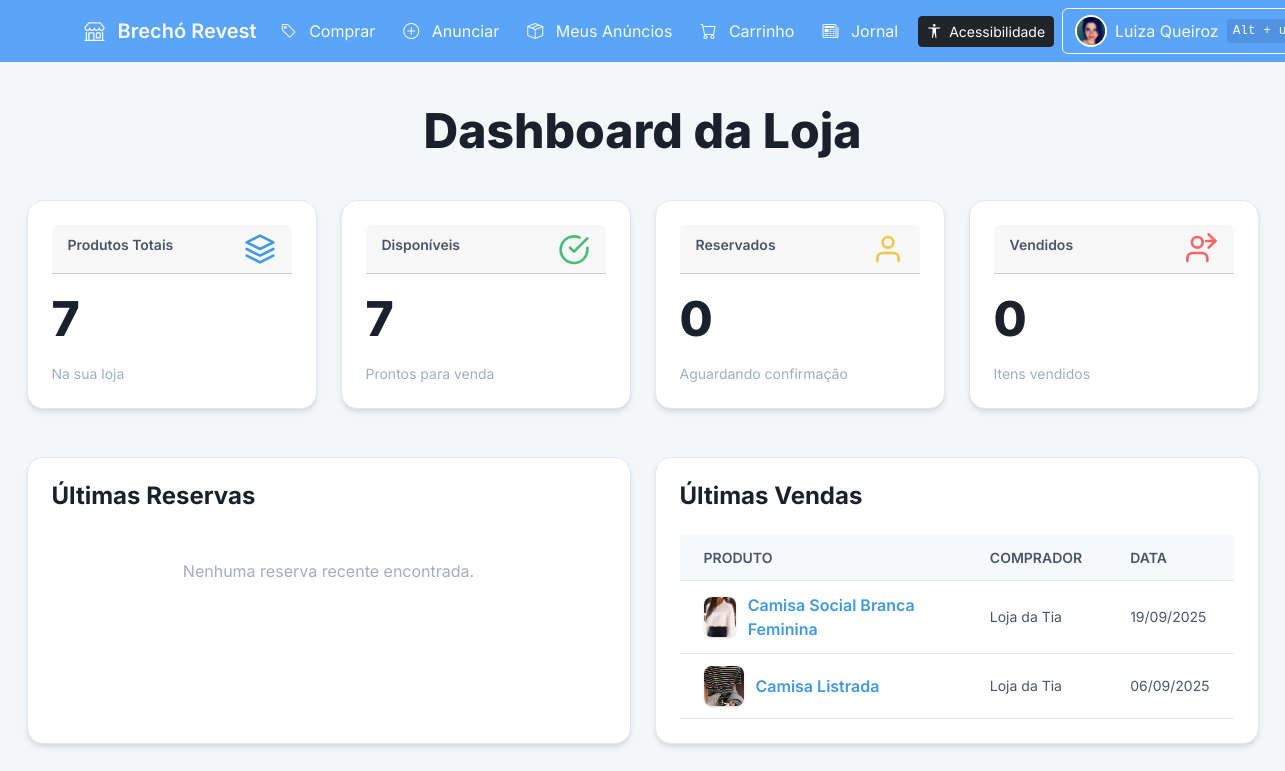
/dashboard_vendedor.php (signed in), run on an earlier commit of the app's database.
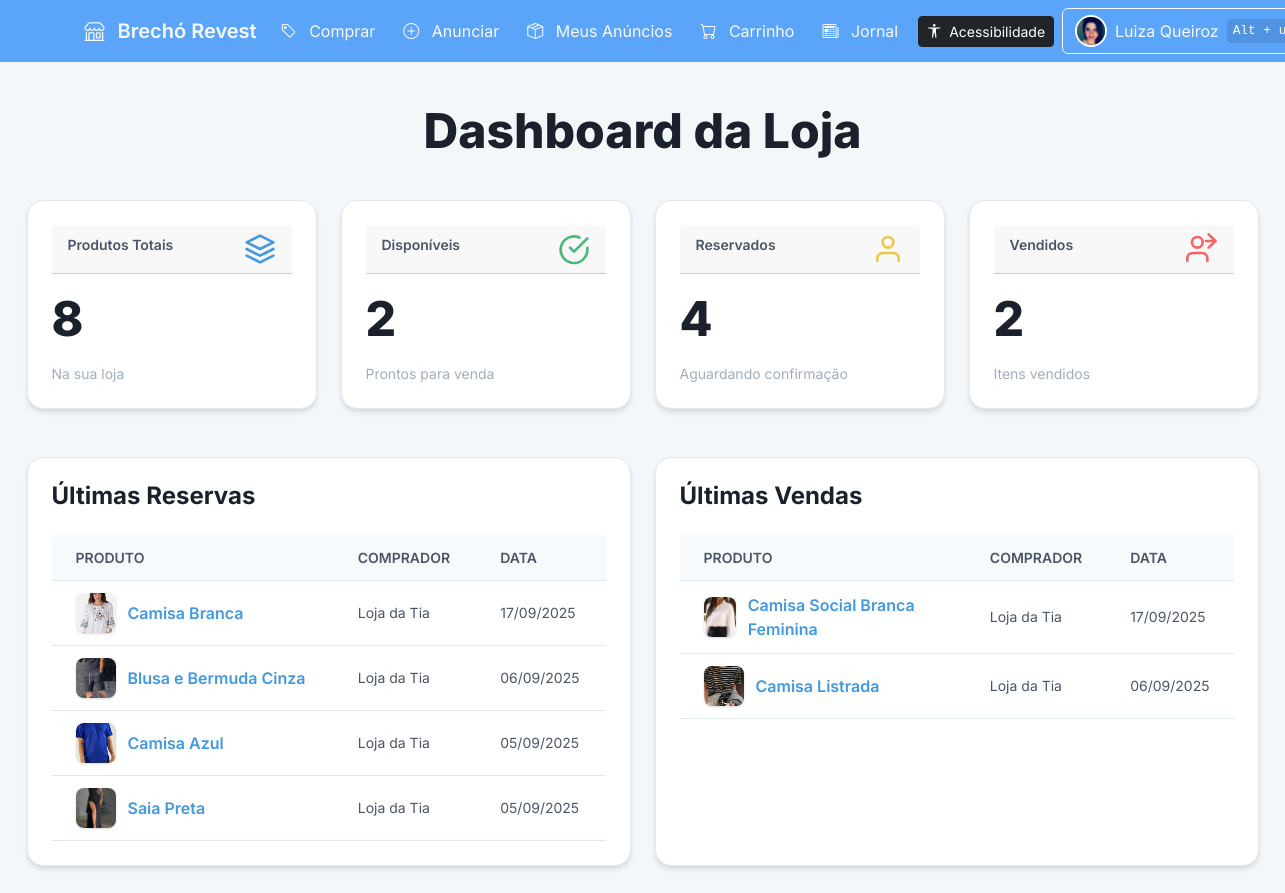
And on a later commit of the database.
### tables this page shows
CREATE TABLE `vendas` (
  `id` int(11) NOT NULL,
  `produto_id` int(11) NOT NULL,
  `comprador_id` int(11) NOT NULL,
  `usuario_id` int(11) DEFAULT NULL,
  `data_venda` timestamp NOT NULL DEFAULT current_timestamp()
);

CREATE TABLE `produtos` (
  `id` int(11) NOT NULL,
  `nome` varchar(255) NOT NULL,
  `descricao` text DEFAULT NULL,
  `preco` decimal(10,2) DEFAULT NULL,
  `imagem` text DEFAULT NULL,
  `data_cadastro` timestamp NOT NULL DEFAULT current_timestamp(),
  `tamanho` varchar(50) DEFAULT NULL,
  `telefone` varchar(50) DEFAULT NULL,
  `pagamento` varchar(255) DEFAULT NULL,
  `usuario_id` int(11) DEFAULT NULL,
  `status_reserva` enum('disponivel','reservado','vendido') NOT NULL DEFAULT 'disponivel',
  `tipo_roupa` varchar(50) DEFAULT NULL,
  `estilo` varchar(50) DEFAULT NULL,
  `cor` varchar(50) DEFAULT NULL,
  `materiais` varchar(255) DEFAULT NULL,
  `bairro` varchar(255) DEFAULT NULL,
  `status` varchar(20) DEFAULT 'disponivel',
  `comprador_id` int(11) DEFAULT NULL
);

CREATE TABLE `usuarios` (
  `id` int(11) NOT NULL,
  `nome` varchar(255) DEFAULT NULL,
  `email` varchar(255) DEFAULT NULL,
  `senha` varchar(255) DEFAULT NULL,
  `tipo` enum('usuario','loja') DEFAULT 'usuario',
  `telefone` varchar(20) DEFAULT NULL,
  `instagram` varchar(255) DEFAULT NULL,
  `facebook` varchar(255) DEFAULT NULL,
  `tiktok` varchar(255) DEFAULT NULL,
  `twitter` varchar(255) DEFAULT NULL,
  `whatsapp` varchar(255) DEFAULT NULL,
  `first_login` tinyint(1) DEFAULT 1,
  `nome_loja` varchar(255) DEFAULT NULL,
  `foto_perfil` varchar(255) DEFAULT NULL,
  `cep` varchar(10) DEFAULT NULL,
  `rua` varchar(255) DEFAULT NULL,
  `numero` varchar(20) DEFAULT NULL,
  `complemento` varchar(255) DEFAULT NULL,
  `bairro` varchar(255) DEFAULT NULL,
  `cidade` varchar(255) DEFAULT NULL,
  `estado` varchar(50) DEFAULT NULL,
  `reset_token` varchar(255) DEFAULT NULL,
  `reset_token_exp` datetime DEFAULT NULL,
  `reset_code` varchar(10) DEFAULT NULL,
  `reset_code_exp` datetime DEFAULT NULL,
  `senha_seguranca` varchar(255) DEFAULT NULL
);

### public/dashboard_vendedor.php (called while the page is built)
<?php
include __DIR__ . '/../app/core/conexao.php';
include __DIR__ . '/../app/logic/dashboard_vendedor.php';
include __DIR__ . '/../app/views/dashboard_vendedor.php';
?>

### app/logic/dashboard_vendedor.php (called while the page is built, shortened)
<?php
$id_usuario = $_SESSION['usuario']['id'] ?? null;
include_once __DIR__ . '/../core/conexao.php';
include_once __DIR__ . '/../includes/header.php';
$sql_contadores = "SELECT * FROM relatorio_vendas_por_usuario WHERE usuario_id = ?";
$stmt_contadores = $con->prepare($sql_contadores);
$stmt_contadores->bind_param("i", $id_usuario);
$stmt_contadores->execute();
$result_contadores = $stmt_contadores->get_result();
$row_contadores = $result_contadores->fetch_assoc();
$total_produtos = $row_contadores['total_produtos'] ?? 0;
$produtos_disponiveis = $row_contadores['total_disponiveis'] ?? 0;
$produtos_reservados = $row_contadores['total_reservados'] ?? 0;
$produtos_vendidos = $row_contadores['total_vendidos'] ?? 0;
$sql_reservados = "SELECT
    p.nome AS produto_nome,
    p.imagem,
    p.id,
    p.data_cadastro,
    u.nome AS comprador_nome
FROM
    produtos p
JOIN
    usuarios u ON p.comprador_id = u.id
WHERE
    p.usuario_id = ? AND p.status_reserva = 'reservado'
ORDER BY
    p.data_cadastro DESC
LIMIT 5";
$stmt_reservados = $con->prepare($sql_reservados);
$stmt_reservados->bind_param("i", $id_usuario);
$stmt_reservados->execute();
$produtos_reservados_recentes = $stmt_reservados->get_result()->fetch_all(MYSQLI_ASSOC);
$sql_vendas = "SELECT
    v.data_venda,
    p.nome AS produto_nome,
    p.imagem,
    p.id,
    u.nome AS comprador_nome
FROM
    vendas v
JOIN
    produtos p ON v.produto_id = p.id
JOIN
    usuarios u ON v.comprador_id = u.id
WHERE
    v.usuario_id = ?
ORDER BY
    v.data_venda DESC
LIMIT 5";
$stmt_vendas = $con->prepare($sql_vendas);
$stmt_vendas->bind_param("i", $id_usuario);
$stmt_vendas->execute();
$vendas_recentes = $stmt_vendas->get_result()->fetch_all(MYSQLI_ASSOC);
?>

### app/views/dashboard_vendedor.php (the view, shortened to what the changed rows need)
<!DOCTYPE html>
<html lang="pt-br">
<head>
</head>
<body class="antialiased">
    <div class="dashboard-container">
        <h1 class="main-heading">Dashboard da Loja</h1>
        <div class="stats-grid">
            <div class="card">
                <div class="card-header">
                    <span class="card-title">Produtos Totais</span>
                    <svg xmlns="http://www.w3.org/2000/svg" class="card-icon icon-blue" viewBox="0 0 24 24" fill="none" stroke="currentColor" stroke-width="2" stroke-linecap="round" stroke-linejoin="round">
                        <path d="M12 2L2 7l10 5 10-5-10-5zM2 17l10 5 10-5M2 12l10 5 10-5"></path>
                    </svg>
                </div>
                <h2 class="card-value"><?php echo htmlspecialchars($total_produtos); ?></h2>
                <span class="card-text">Na sua loja</span>
            </div>
            <div class="card">
                <div class="card-header">
                    <span class="card-title">Disponíveis</span>
                    <svg xmlns="http://www.w3.org/2000/svg" class="card-icon icon-green" viewBox="0 0 24 24" fill="none" stroke="currentColor" stroke-width="2" stroke-linecap="round" stroke-linejoin="round">
                        <path d="M22 11.08V12a10 10 0 11-5.93-8.62"></path>
                        <path d="M22 4L12 14.01l-3-3"></path>
                    </svg>
                </div>
                <h2 class="card-value"><?php echo htmlspecialchars($produtos_disponiveis); ?></h2>
                <span class="card-text">Prontos para venda</span>
            </div>
            <div class="card">
                <div class="card-header">
                    <span class="card-title">Reservados</span>
                    <svg xmlns="http://www.w3.org/2000/svg" class="card-icon icon-yellow" viewBox="0 0 24 24" fill="none" stroke="currentColor" stroke-width="2" stroke-linecap="round" stroke-linejoin="round">
                        <path d="M20 21v-2a4 4 0 00-4-4H8a4 4 0 00-4 4v2"></path>
                        <circle cx="12" cy="7" r="4"></circle>
                    </svg>
                </div>
                <h2 class="card-value"><?php echo htmlspecialchars($produtos_reservados); ?></h2>
                <span class="card-text">Aguardando confirmação</span>
            </div>
            <a href="produtos_finalizados.php" style="text-decoration: none; color: inherit;">
                <div class="card">
                    <div class="card-header">
                        <span class="card-title">Vendidos</span>
                    </div>
                    <h2 class="card-value"><?php echo htmlspecialchars($produtos_vendidos); ?></h2>
                    <span class="card-text">Itens vendidos</span>
                </div>
            </a>
        </div>
        <div class="activity-grid">
            <div class="activity-card">
                <h3 class="activity-heading">Últimas Reservas</h3>
                <?php if (!empty($produtos_reservados_recentes)): ?>
                    <table class="recent-table">
                        <thead>
                            <tr>
                                <th>Produto</th>
                                <th>Comprador</th>
                                <th>Data</th>
                            </tr>
                        </thead>
                        <tbody>
                            <?php foreach ($produtos_reservados_recentes as $reserva): ?>
                            <tr data-row>
                                <td data-label="Produto:">
                                    <a href="ver_produto.php?id=<?php echo htmlspecialchars($reserva['id']); ?>" class="product-link">
                                        <?php
                                        $imagens = !empty($reserva['imagem']) ? unserialize($reserva['imagem']) : null;
                                        $primeira_imagem = !empty($imagens) ? $imagens[0] : 'https://placehold.co/40x40/e2e8f0/a0aec0?text=IMG';
                                        ?>
                                        <img src="../public/uploads/<?php echo htmlspecialchars($primeira_imagem); ?>" alt="Imagem do Produto" class="product-image">
                                        <span class="product-name"><?php echo htmlspecialchars($reserva['produto_nome']); ?></span>
                                    </a>
                                </td>
                                <td data-label="Comprador:" class="activity-info"><?php echo htmlspecialchars($reserva['comprador_nome']); ?></td>
                                <td class="activity-info"><?php echo date('d/m/Y', strtotime($reserva['data_cadastro'])); ?></td>
                            </tr>
                            <?php endforeach; ?>
                        </tbody>
                    </table>
                <?php else: ?>
                <p class="empty-state">Nenhuma reserva recente encontrada.</p>
                <?php endif; ?>
            </div>
            <div class="activity-card">
                <?php if (!empty($vendas_recentes)): ?>
                    <table class="recent-table">
                        <thead>
                            <tr>
                                <th>Produto</th>
                                <th>Comprador</th>
                                <th>Data</th>
                            </tr>
                        </thead>
                        <tbody>
                            <?php foreach ($vendas_recentes as $venda): ?>
                            <tr data-row>
                                <td data-label="Produto:">
                                    <a href="ver_produto.php?id=<?php echo htmlspecialchars($venda['id']); ?>" class="product-link">
                                        <?php
                                        $imagens = !empty($venda['imagem']) ? unserialize($venda['imagem']) : null;
                                        $primeira_imagem = !empty($imagens) ? $imagens[0] : 'https://placehold.co/40x40/e2e8f0/a0aec0?text=IMG';
                                        ?>
                                        <img src="../public/uploads/<?php echo htmlspecialchars($primeira_imagem); ?>" alt="Imagem do Produto" class="product-image">
                                        <span class="product-name"><?php echo htmlspecialchars($venda['produto_nome']); ?></span>
                                    </a>
                                </td>
                                <td data-label="Comprador:" class="activity-info"><?php echo htmlspecialchars($venda['comprador_nome']); ?></td>
                                <td class="activity-info"><?php echo date('d/m/Y', strtotime($venda['data_venda'])); ?></td>
                            </tr>
                            <?php endforeach; ?>
                        </tbody>
                    </table>
                <?php else: ?>
                <p class="empty-state">Nenhuma venda recente encontrada.</p>
                <?php endif; ?>
            </div>
        </div>
    </div>
</body>
</html>

What changed in the data, as far as the page shows it:
added produtos: shows a picture, nome "Camisa Branca", usuarios.nome "Loja da Tia", data_cadastro "17/09/2025"
now on this page (row edited): produtos: shows a picture, nome "Blusa e Bermuda Cinza", usuarios.nome "Loja da Tia", data_cadastro "06/09/2025"
now on this page (row edited): produtos: shows a picture, nome "Camisa Azul", usuarios.nome "Loja da Tia", data_cadastro "05/09/2025"
now on this page (row edited): produtos: shows a picture, nome "Saia Preta", usuarios.nome "Loja da Tia", data_cadastro "05/09/2025"
changed vendas "Camisa Social Branca Feminina": data_venda "19/09/2025" → "17/09/2025"
Also different on the page:
$total_produtos: "7" → "8"
$produtos_disponiveis: "7" → "2"
$produtos_reservados: "0" → "4"
$produtos_vendidos: "0" → "2"
text no longer shown: "Nenhuma reserva recente encontrada."
text now shown: "PRODUTO COMPRADOR DATA"
